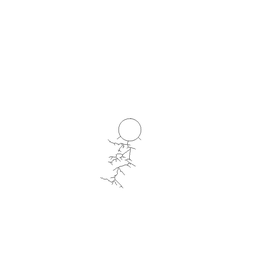
%> input picture PUF_DATA_COLORFLIPED/b1.tif, 260 x 260 px, shrunk from 800 x 800 before the run
$ octave --eval "result = findmiddlecircle('PUF_DATA_COLORFLIPED/b1.tif');"   (GNU Octave 9; MATLAB toolbox functions it lacks are replaced by stand-ins)
%> lines starting %> are read from the running program, lines starting %| are printed output that depends on the picture
function [circle, background] = findmiddlecircle(filename)
%> called with filename = 'PUF_DATA_COLORFLIPED/b1.tif'
% INPUT THE IMAGE AND DO NORMALIZATION AND SEGMATION to remove the part we
% don't want             Only work when it get the exactly same size image

% do normaliztion for image
OriginalImage = double(imread(filename));
%> OriginalImage: size 260x260 double; min 133, max 255, mean 254.6; mean of the top-left, top-right, bottom-left and bottom-right quarters 254.9, 254.9, 253.7, 254.8
[w,h,d] = size(OriginalImage);
%> w = 260; h = 260; d = 1

% Image = rgb2gray(OriginalImage);

Image = mat2gray(OriginalImage);
% figure, imshow(Image,[])
Image = rgb2gray(Image);

% doing segmatation------------------------------------------------------
se = strel('disk',120);
background = imopen(Image,se);
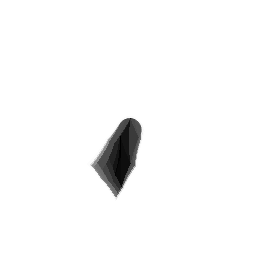
%> background: size 260x260 double; min 0, max 1, mean 0.975

Image2 = imtophat(Image,se);
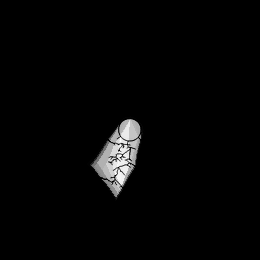
%> Image2: size 260x260 double; min 0, max 1, mean 0.0212
% [21 lines of commented-out code are left out]
%> (the run ends here)
